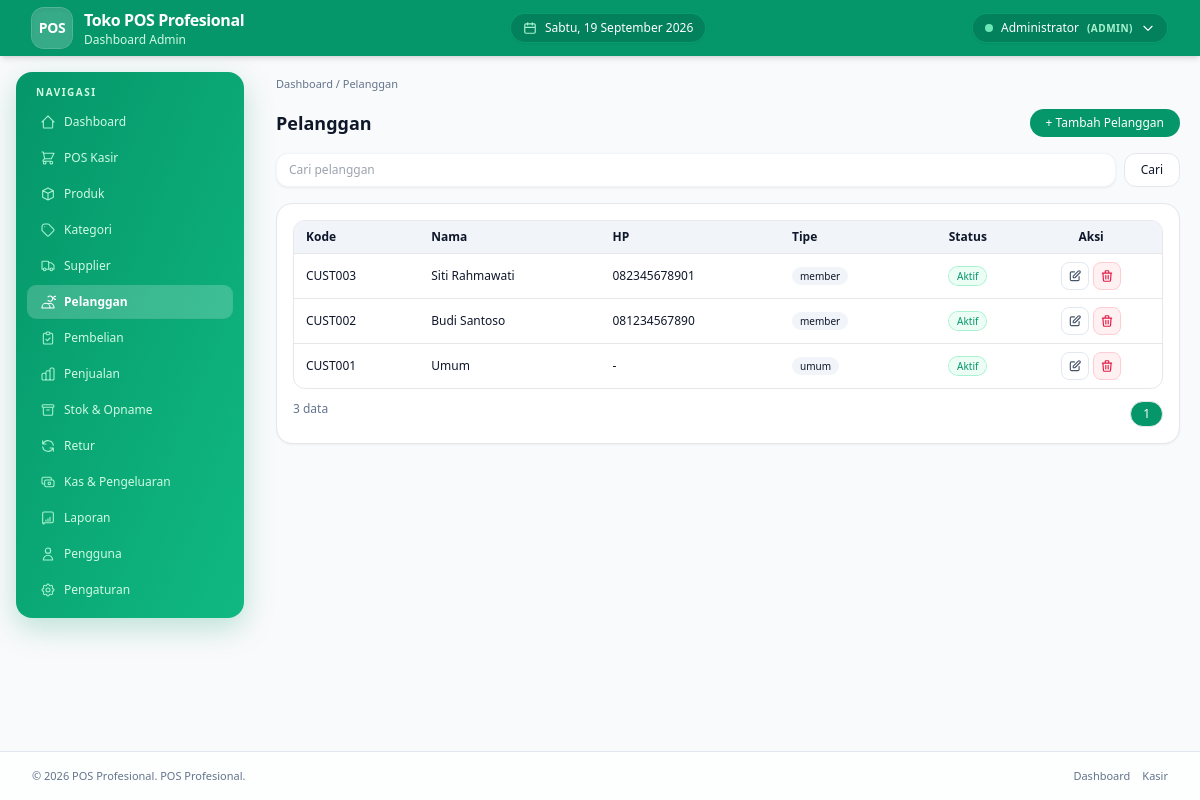
/admin/pelanggan/index.php (signed in), run on the app's committed database.
### tables this page shows
CREATE TABLE stores (
 id INT AUTO_INCREMENT PRIMARY KEY,
 name VARCHAR(120) NOT NULL,
 address TEXT,
 phone VARCHAR(30),
 email VARCHAR(100),
 logo VARCHAR(255),
 receipt_footer TEXT,
 currency VARCHAR(10) DEFAULT 'Rp',
 tax_percent DECIMAL(5,2) DEFAULT 0,
 transaction_prefix VARCHAR(10) DEFAULT 'TRX',
 created_at DATETIME DEFAULT CURRENT_TIMESTAMP
);

CREATE TABLE customers (
 id INT AUTO_INCREMENT PRIMARY KEY,
 code VARCHAR(20) UNIQUE NOT NULL,
 name VARCHAR(120) NOT NULL,
 phone VARCHAR(30),
 address TEXT,
 type ENUM('umum','member','grosir') DEFAULT 'umum',
 points INT DEFAULT 0,
 is_active TINYINT(1) DEFAULT 1,
 created_at DATETIME DEFAULT CURRENT_TIMESTAMP,
 INDEX idx_cust_phone (phone),
 INDEX idx_cust_name (name)
);

### config/database.php (called while the page is built)
<?php
$DB_HOST = '127.0.0.1';
$DB_NAME = 'pos_db';
$DB_USER = 'root';
$DB_PASS = '';
$DB_CHARSET = 'utf8mb4';
$DB_PORT = 3306;
function db(): PDO {
    static $pdo = null;
    if ($pdo === null) {
        global $DB_HOST,$DB_NAME,$DB_USER,$DB_PASS,$DB_CHARSET,$DB_PORT;
        $dsn = "mysql:host={$DB_HOST};port={$DB_PORT};dbname={$DB_NAME};charset={$DB_CHARSET}";
        $opt = [
            PDO::ATTR_ERRMODE => PDO::ERRMODE_EXCEPTION,
            PDO::ATTR_DEFAULT_FETCH_MODE => PDO::FETCH_ASSOC,
            PDO::ATTR_EMULATE_PREPARES => false,
        ];
        $pdo = new PDO($dsn, $DB_USER, $DB_PASS, $opt);
        $pdo->exec("SET time_zone = '+07:00'");
    }
    return $pdo;
}

### core/helper.php (called while the page is built, shortened)
<?php
function e($s){ return htmlspecialchars((string)$s, ENT_QUOTES, 'UTF-8'); }
function paginate_params($total,$page,$perPage){ $pages=max(1,(int)ceil($total/$perPage)); $page=max(1,min($pages,(int)$page)); $offset=($page-1)*$perPage; return [$pages,$page,$offset]; }
function store_info(){
    static $s = null;
    if($s === null){
        try {
            $s = db()->query("SELECT * FROM stores LIMIT 1")->fetch(PDO::FETCH_ASSOC) ?: [];
        } catch(Throwable $e){
            $s = [];
        }
    }
    return $s;
}
function store_logo_url(){
    $st = store_info();
    return null;
}

### core/auth.php (called while the page is built, shortened)
<?php
require_once __DIR__ . '/../config/database.php';
require_once __DIR__ . '/helper.php';
function current_user(){ return $_SESSION['user'] ?? null; }

### admin/pelanggan/index.php (the view, shortened to what this page needs)
<?php
require_once __DIR__.'/../../config/database.php';
require_once __DIR__.'/../../core/auth.php';
require_once __DIR__.'/../../core/helper.php';
$pdo=db();
$q=trim($_GET['q']??''); $page=max(1,(int)($_GET['page']??1)); $per=ITEMS_PER_PAGE; $where="WHERE 1"; $par=[];
$total=$pdo->prepare("SELECT COUNT(*) FROM customers $where"); $total->execute($par); $total=(int)$total->fetchColumn();
list($pages,$page,$off)=paginate_params($total,$page,$per);
$stmt=$pdo->prepare("SELECT * FROM customers $where ORDER BY id DESC LIMIT $per OFFSET $off"); $stmt->execute($par); $rows=$stmt->fetchAll();
?>
<!DOCTYPE html><html lang="id"><head><title>Pelanggan • <?=e(APP_NAME)?></title><?php include __DIR__.'/../../components/head.php'; ?></head>
<body class="min-h-screen bg-slate-50 flex flex-col"><?php include __DIR__.'/../../components/header.php';?>
<main class="flex w-full flex-1 flex-col gap-6 px-4 pb-10 pt-5 sm:px-6 lg:px-8 lg:flex-row lg:items-start"><?php include __DIR__.'/../../components/sidebar_admin.php';?>
<section class="order-2 flex-1 space-y-4">
<nav class="text-[11px] text-slate-500">Dashboard / Pelanggan</nav>
<div class="flex justify-between items-center"><h2 class="text-lg font-semibold">Pelanggan</h2><button data-modal-toggle="#modalAdd" class="rounded-full bg-emerald-600 px-4 py-1.5 text-xs text-white">+ Tambah Pelanggan</button></div>
<form method="GET" class="flex gap-2"><input name="q" value="<?=e($q)?>" placeholder="Cari pelanggan" class="flex-1 rounded-xl border px-3 py-2 text-xs"><button class="rounded-xl border bg-white px-4 py-2 text-xs">Cari</button></form>
<div class="rounded-2xl border bg-white p-4 shadow-sm"><div class="overflow-hidden rounded-xl border"><table class="min-w-full divide-y text-xs"><thead class="bg-slate-100"><tr><th class="px-3 py-2 text-left">Kode</th><th class="px-3 py-2 text-left">Nama</th><th class="px-3 py-2 text-left">HP</th><th class="px-3 py-2 text-left">Tipe</th><th class="px-3 py-2 text-center">Status</th><th class="px-3 py-2 text-center">Aksi</th></tr></thead><tbody class="divide-y">
<?php foreach($rows as $r):?><tr class="hover:bg-slate-50"><td class="px-3 py-2 font-medium"><?=e($r['code'])?></td><td class="px-3 py-2"><?=e($r['name'])?></td><td class="px-3 py-2"><?=e($r['phone'])?></td><td class="px-3 py-2"><span class="rounded-full bg-slate-100 px-2 py-0.5 text-[10px]"><?=e($r['type'])?></span></td><td class="px-3 py-2 text-center"><?=$r['is_active']?'<span class="rounded-full bg-emerald-50 px-2 py-0.5 text-[10px] text-emerald-600 ring-1 ring-emerald-200">Aktif</span>':'<span class="rounded-full bg-slate-100 px-2 py-0.5 text-[10px]">Nonaktif</span>'?></td>
<td class="px-3 py-2 text-center flex justify-center gap-1"><button type="button" data-modal-toggle="#modalEdit<?=$r['id']?>" title="Edit" class="inline-flex h-7 w-7 items-center justify-center rounded-lg border border-slate-200 bg-white text-slate-600 hover:border-emerald-500 hover:bg-emerald-50 hover:text-emerald-600"><svg xmlns="http://www.w3.org/2000/svg" class="h-3.5 w-3.5" fill="none" viewBox="0 0 24 24" stroke="currentColor" stroke-width="2"><path stroke-linecap="round" stroke-linejoin="round" d="M11 5H6a2 2 0 00-2 2v11a2 2 0 002 2h11a2 2 0 002-2v-5m-1.414-9.414a2 2 0 112.828 2.828L11.828 15H9v-2.828l8.586-8.586z"/></svg></button><form method="POST" class="inline" onsubmit="return confirm('Hapus?')"><input type="hidden" name="_csrf" value="<?=e(csrf_token())?>"><input type="hidden" name="act" value="delete"><input type="hidden" name="id" value="<?=$r['id']?>"><button title="Hapus" class="inline-flex h-7 w-7 items-center justify-center rounded-lg border border-rose-200 bg-rose-50 text-rose-600 hover:bg-rose-100"><svg xmlns="http://www.w3.org/2000/svg" class="h-3.5 w-3.5" fill="none" viewBox="0 0 24 24" stroke="currentColor" stroke-width="2"><path stroke-linecap="round" stroke-linejoin="round" d="M19 7l-.867 12.142A2 2 0 0116.138 21H7.862a2 2 0 01-1.995-1.858L5 7m5 4v6m4-6v6m1-10V4a1 1 0 00-1-1h-4a1 1 0 00-1 1v3M4 7h16"/></svg></button></form></td></tr>
<?php endforeach; if(!$rows) echo '<tr><td colspan="6" class="px-3 py-6 text-center text-slate-400">Belum ada data</td></tr>';?>
</tbody></table></div>
<div class="mt-3 flex justify-between text-xs text-slate-500"><span><?=$total?> data</span><div class="flex gap-1"><?php for($i=1;$i<=$pages;$i++):?><a href="?q=<?=urlencode($q)?>&page=<?=$i?>" class="rounded-full border px-3 py-1 <?=$i==$page?'bg-emerald-600 text-white':''?>"><?=$i?></a><?php endfor;?></div></div>
</div></section></main>
<?php include __DIR__.'/../../components/footer.php';?></body></html>

### components/header.php (shortened to what this page needs)
<?php
$u = current_user();
$role = $u['role'] ?? '';
$stLogo = store_logo_url();
$stName = store_info()['name'] ?? APP_NAME;
$hariList = ['Sunday'=>'Minggu','Monday'=>'Senin','Tuesday'=>'Selasa','Wednesday'=>'Rabu','Thursday'=>'Kamis','Friday'=>'Jumat','Saturday'=>'Sabtu'];
$bulanList = ['January'=>'Januari','February'=>'Februari','March'=>'Maret','April'=>'April','May'=>'Mei','June'=>'Juni','July'=>'Juli','August'=>'Agustus','September'=>'September','October'=>'Oktober','November'=>'November','December'=>'Desember'];
$hariIni = $hariList[date('l')].', '.date('j').' '.$bulanList[date('F')].' '.date('Y');
?>
<header class="pos-header sticky top-0 z-50 flex items-center bg-emerald-600 shadow-md">
<div class="flex w-full items-center justify-between px-4 sm:px-6 lg:px-8">
<div class="flex items-center gap-3">
<?php if($stLogo): ?>
  <div class="flex h-10 w-10 items-center justify-center rounded-xl bg-white/10 p-1 shadow-inner backdrop-blur ring-1 ring-white/20">
    <img src="<?=e($stLogo)?>" alt="Logo" class="h-full w-full object-contain rounded-lg">
  </div>
<?php else: ?>
  <div class="flex h-10 w-10 items-center justify-center rounded-xl bg-white/20 text-white shadow-inner font-bold text-sm tracking-tight ring-1 ring-white/30">
    POS
  </div>
<?php endif; ?>
<div>
  <h1 class="text-sm font-bold tracking-tight text-white sm:text-base leading-tight"><?=e($stName)?></h1>
  <p class="text-[11px] text-emerald-100 sm:text-xs"><?= $role==='admin'?'Dashboard Admin':'POS Kasir'?></p>
</div>
</div>
<span class="hidden items-center gap-2 rounded-full bg-emerald-700/70 border border-emerald-500/50 px-3 py-1.5 text-xs font-medium text-white shadow-sm lg:inline-flex">
  <svg class="h-3.5 w-3.5 text-emerald-200" fill="none" viewBox="0 0 24 24" stroke="currentColor" stroke-width="2"><path stroke-linecap="round" stroke-linejoin="round" d="M8 7V3m8 4V3M3 11h18M5 21h14a2 2 0 002-2V7a2 2 0 00-2-2H5a2 2 0 00-2 2v12a2 2 0 002 2z"/></svg>
  <?=e($hariIni)?>
</span>
<div class="relative hidden md:block group">
<button type="button" class="inline-flex items-center gap-2 rounded-full bg-emerald-700/70 border border-emerald-500/50 px-3 py-1.5 text-xs font-medium text-white shadow-sm transition hover:bg-emerald-700">
  <span class="h-2 w-2 rounded-full bg-emerald-300 animate-pulse"></span>
  <?=e($u['name']??'')?> <span class="text-emerald-200 text-[10px] uppercase font-bold tracking-wider">(<?=e($role)?>)</span>
  <svg class="h-3.5 w-3.5 transition-transform duration-200 group-hover:rotate-180" fill="none" viewBox="0 0 24 24" stroke="currentColor" stroke-width="2"><path stroke-linecap="round" stroke-linejoin="round" d="M19 9l-7 7-7-7"/></svg>
</button>
</div>
</div>
</header>

### assets/css/dashboard.css (style rules this page uses)
body { font-family: system-ui, -apple-system, BlinkMacSystemFont, "Segoe UI", sans-serif; background-color: #f9fafb; color: #0f172a; }
html { scroll-behavior: smooth; }
:root { --pos-header-h:56px; }
.pos-header { height: var(--pos-header-h); min-height: var(--pos-header-h); }
header { background-color: #ffffff; }
main { background-color: #f9fafb; }
@media (min-width: 1024px) { main:has(#sidebar) { gap: 0 !important; padding: 0 !important; align-items: flex-start !important; } }
@media (min-width: 1024px) { main:has(#sidebar) > section.order-2, main:has(#sidebar) > section.flex-1 { padding: 1.25rem !important; min-width: 0; flex: 1 1 auto !important; } }
input:not([type="checkbox"]):not([type="radio"]):not([type="file"]):not([type="submit"]):not([type="button"]):not([type="reset"]), select, textarea { border-color: #f1f5f9 !important; border-width: 1px !important; background-color: #ffffff; box-shadow: 0 1px 3px 0 rgba(0, 0, 0, 0.06), 0 1px 2px -1px rgba(0, 0, 0, 0.04) !important; transition: all 0.15s ease-in-out; }

### data on the page
stores: name "Toko POS Profesional"
customers: code "CUST003", name "Siti Rahmawati", phone "082345678901", type "member", is_active "Aktif"
customers: code "CUST002", name "Budi Santoso", phone "081234567890", type "member", is_active "Aktif"
customers: code "CUST001", name "Umum", phone "-", type "umum", is_active "Aktif"

### other printed values
$u['name'] "Administrator"
$role "ADMIN"
$label "Dashboard POS Kasir Produk Kategori Supplier Pelanggan Pembelian Penjualan Stok & Opname Retur Kas & Pengeluaran Laporan Pengguna Pengaturan"
$total "3"
APP_NAME "POS Profesional"
